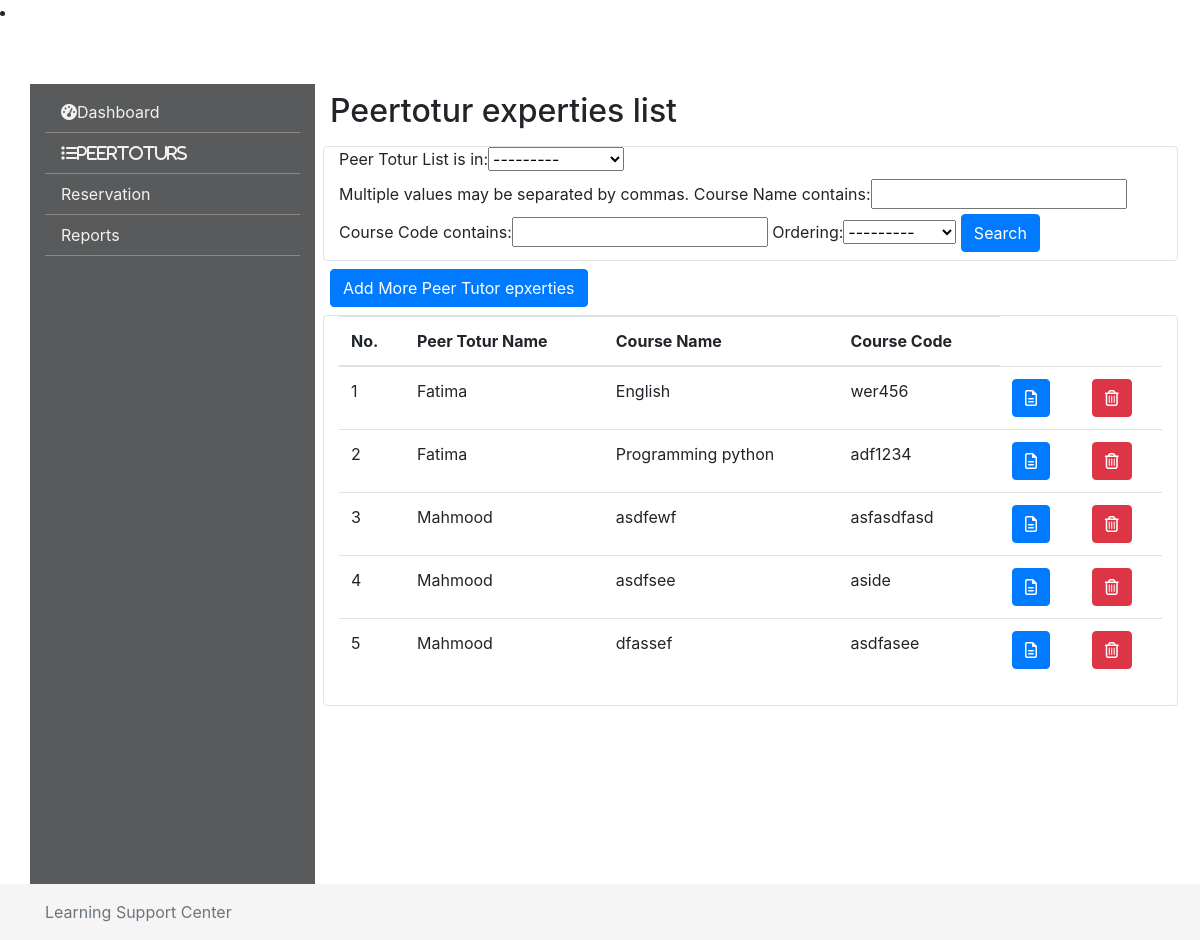
The page /peertoturs/peertotur_exp_list/ on the database its author committed.
### peertotur/models.py (models this page shows, shortened)
class Peertoturexperties(models.Model):
    pname = models.ForeignKey(
        'Peertotur', on_delete=models.CASCADE, verbose_name="Peer Totur List")
    coursename = models.CharField(
        verbose_name="Course Name", max_length=200, null=True, blank=True)
    coursecode = models.CharField(
        verbose_name="Course Code", max_length=10, null=True, blank=True)
    fp = models.BooleanField(default=False, null=True, blank=True)
    class Meta:
        ordering = ['coursename']  # ordring by reqdate descending

class Peertotur(models.Model):
    yearofstudy_choices = [
        ('Soph', 'Sopph'),
        ('Jr', 'Jr'),
        ('Sr', 'Sr'),
        ('Grad_Student', 'Grad_Student'),
    ]
    pname = models.CharField(
        verbose_name="Name", max_length=200, null=True, blank=True)
    paddress = models.CharField(
        verbose_name="Address", max_length=200, null=True, blank=True)
    pemail = models.CharField(
        verbose_name="E-mail address", max_length=100, null=True, blank=True)
    pmajor = models.CharField(verbose_name="Major",
                              max_length=100, null=True, blank=True)
    pdep = models.CharField(verbose_name="Department",
                            max_length=100, null=True, blank=True)
    pgpamajor = models.CharField(
        verbose_name="GPA in major", max_length=10, null=True, blank=True)
    pgpacum = models.CharField(
        verbose_name="Cumulative GPA", max_length=10, null=True, blank=True)
    pexgraduate = models.CharField(
        verbose_name="Expected date of Graduation", max_length=20, null=True, blank=True)
    reqdate = models.DateTimeField(auto_now_add=True)
    ptel = models.CharField(
        verbose_name="Tel", max_length=20, null=True, blank=True)
    pgsm = models.CharField(
        verbose_name="GSM", max_length=20, null=True, blank=True)
    yearofstudy = models.CharField(
        verbose_name="Year of Study", max_length=20, choices=yearofstudy_choices, null=True, blank=True)
    pimg = models.ImageField(
        verbose_name="Peer Totur Image", upload_to='peertoturs/img/%Y/%m/%d', null=True, blank=True)
    class Meta:
        ordering = ['-reqdate']  # ordring by reqdate descending
    def __str__(self):
        return self.pname

### peertotur/views.py (the view)
# urls.py: path('peertotur_exp_list/', peertotur_exp_list.as_view(),
class peertotur_exp_list(ListView):
    model = Peertoturexperties
    template_name = 'peertotur/peertotur_exp_list.html'
    context_object_name = 'peerexp'  # Default: object_list
    paginate_by = 5
    queryset = Peertoturexperties.objects.all()  # Default: Model.objects.all()
    def get_context_data(self, **kwargs):
        context = super().get_context_data(*kwargs)
        context['filterexp'] = PeerExpFilter(
            self.request.GET, queryset=self.get_queryset())
        return context

### peertotur/templates/peertotur/peertotur_exp_list.html (shortened to what this page needs)
{% extends "base.html" %}
{% load bootstrap %}
{% load widget_tweaks %}
{% block content%}
<h2>
    Peertotur experties list
</h2>
<div class="row">
    <div class="col-12 rounded border m-2 pb-2">
        <form method="GET">
            {{ filterexp.form|bootstrap }}
            <button type="submit" class="btn btn-primary">
                 Search
            </button>
        </form>
    </div>
</div>
<div class="row">
    <div class="col-12">
        <a href="{% url 'peertotur:peertotur_experties' %}" class="btn btn-primary "
                            target="_blank">Add More Peer Tutor epxerties</a>
    </div>
</div>
<div class="row">
    <div class="col-12 rounded border m-2 pb-2">
        <table class="table">
            <thead>
                <tr>
                    <th>No.</th>
                    <th>Peer Totur Name</th>
                    <th>Course Name</th>
                    <th>Course Code</th>
                </tr>
            </thead>
            <tbody>
                {% for f in filterexp.qs %}
                <tr>
                    <td> {{ forloop.counter }} </td>
                    <td>{{ f.pname }}</td>
                    <td>
                        {{ f.coursename }}
                    </td>
                    <td>
                        {{ f.coursecode }}
                    </td>
                    <td>
                        <a href="{% url 'peertotur:peertoturexp_update' f.pk %}" class="btn btn-primary "
                            target="_blank"><i class="far fa-file-alt"></i></a>
                    </td>
                    <td>
                        <form method="POST" action="{% url 'peertotur:peertoturexp_delete' f.pk %}">
                            <a href="{% url 'peertotur:peertoturexp_delete' f.pk %}" class="btn btn-danger confirm-delete"
                                title="Delete" data-toggle="modal" data-target="#confirmDeleteModal"
                                id="deleteButton{{f.pk}}">
                                    <i class="far fa-trash-alt"></i>
                            </a>
                        </form>
                    </td>
                </tr>
                {% endfor %}
            </tbody>
        </table>
    </div>
</div>
{% endblock %}

### rows shown on the page
Peertoturexperties: pname "Fatima", coursename "English", coursecode "wer456"
Peertoturexperties: pname "Fatima", coursename "Programming python", coursecode "adf1234"
Peertoturexperties: pname "Mahmood", coursename "asdfewf", coursecode "asfasdfasd"
Peertoturexperties: pname "Mahmood", coursename "asdfsee", coursecode "aside"
Peertoturexperties: pname "Mahmood", coursename "dfassef", coursecode "asdfasee"
